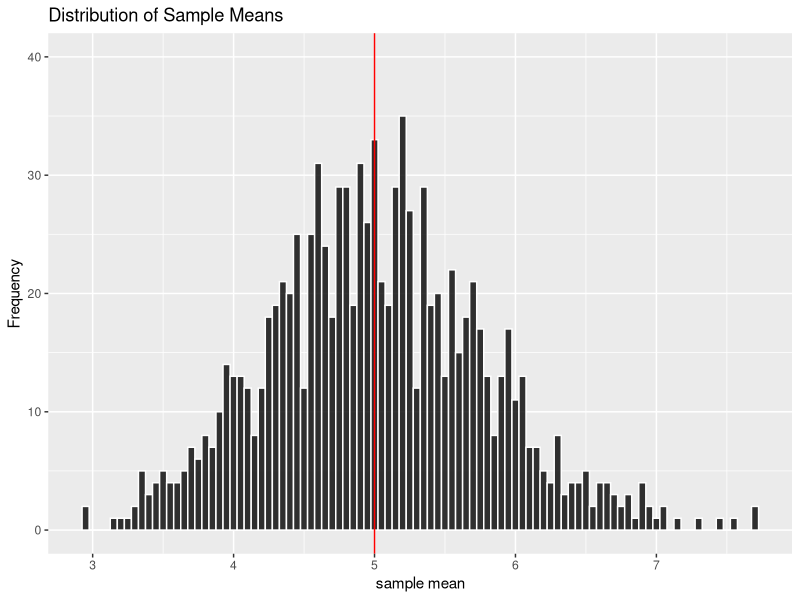
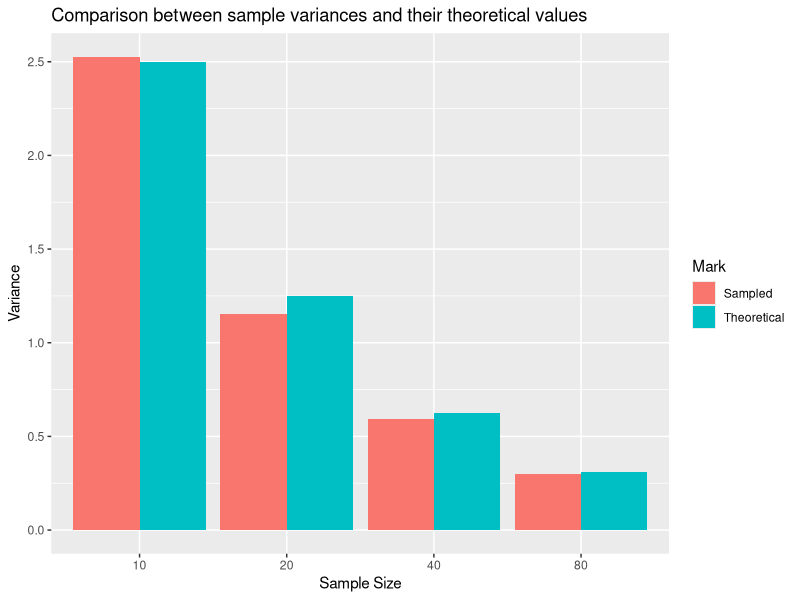
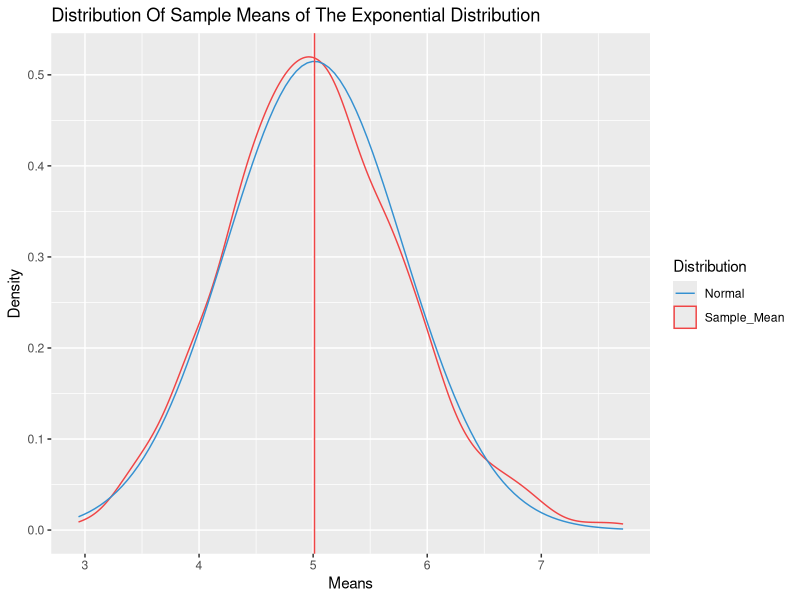

Generate these figures, in order, with R:
## ---- chunk 1
library(knitr)
opts_chunk$set(echo=FALSE, warning = FALSE, message = FALSE, fig.width = 4, fig.height = 3)
## ---- chunk 2
library(ggplot2)
## ---- chunk 3
set.seed(123)
simulation <- matrix(nrow = 1000, ncol=40)
for (i in 1:1000){
    simulation[i,] <- rexp(40, rate = 0.2)
}
## ---- chunk 4
#hist(rowMeans(simulation), plot = TRUE, xlab = "sample mean", main = "Distribution of Sample Means")
sample_means <- data.frame(means = rowMeans(simulation))
population_mean <- 1/0.2
means_hist <- ggplot(data=sample_means, aes(x=means))+ ylim(0,40)
means_hist <- means_hist + geom_histogram(binwidth=0.05,colour = "white",fill = "black",alpha=0.8) +
    xlab("sample mean") +
    ylab("Frequency") + 
    ggtitle("Distribution of Sample Means")
means_hist <- means_hist + geom_vline(xintercept=population_mean, colour="red", size=0.5) +
    scale_x_continuous(breaks = c(2, 3, 4, 5, 6, 7, 8))
means_hist
## ---- chunk 5
theoretical_variance <- 1/(0.2^2)
set.seed(124)
simulation_10 <- matrix(nrow=1000, ncol=10)
for (i in 1:1000){
    simulation_10[i,] <- rexp(10, rate = 0.2)
}

simulation_20 <- matrix(nrow=1000, ncol=20)
for (i in 1:1000){
    simulation_20[i,] <- rexp(20, rate = 0.2)
}

simulation_40 <- matrix(nrow = 1000, ncol=40)
for (i in 1:1000){
    simulation_40[i,] <- rexp(40, rate = 0.2)
}

simulation_80 <- matrix(nrow=1000, ncol=80)
for (i in 1:1000){
    simulation_80[i,] <- rexp(80, rate = 0.2)
}
## ---- chunk 6
variance_10 <- var(rowMeans(simulation_10))
variance_20 <- var(rowMeans(simulation_20))
variance_40 <- var(rowMeans(simulation_40))
variance_80 <- var(rowMeans(simulation_80))
sample_variances <- c(variance_10, variance_20, variance_40, variance_80)
theoretical_sample_variances <- c(theoretical_variance/10, theoretical_variance/20, theoretical_variance/40, theoretical_variance/80)
variance_mark = c(replicate(4, "Sampled"), replicate(4, "Theoretical"))
group = as.vector(replicate(2, c(10,20,40,80)))
variances <- data.frame(Group = as.factor(group), Variance = c(sample_variances, theoretical_sample_variances), Mark = variance_mark)
# another way to draw the barplot
#var <-  qplot(x= Group, y=Variance, fill=Mark,
#                       data=variances, geom="bar", stat="identity",
#                       position="dodge")

comparison_var <- ggplot(variances, aes(x=Group, y=Variance)) + geom_bar(aes(fill = Mark), position = "dodge", stat= "identity") + 
    xlab("Sample Size") + 
    ggtitle("Comparison between sample variances and their theoretical values")

comparison_var
## ---- chunk 7
mean_of_samples <- mean(sample_means$means)
variance_of_samples <- var(sample_means$means)
mean_of_samples
variance_of_samples
## ---- chunk 8
means_density <- ggplot(data=sample_means, aes(x=means)) + 
    geom_density(stat="density", position = "identity")

cols <- c("Sample_Mean"="#f04546","Normal"="#3591d1")
means_density <- ggplot(data=sample_means, aes(x=means)) +
    geom_density(aes(y=..density.., position="stack", colour = "Sample_Mean")) + 
    stat_function(fun = dnorm, aes(colour = "Normal"), args = list(mean = mean_of_samples, sd = sqrt(variance_of_samples))) + 
    scale_colour_manual(name="Distribution",values=cols) +
    geom_vline(xintercept=mean_of_samples, colour="#f04546", size = 0.5) + 
    xlab("Means") + 
    ylab("Density") + 
    ggtitle("Distribution Of Sample Means of The Exponential Distribution")

means_density
